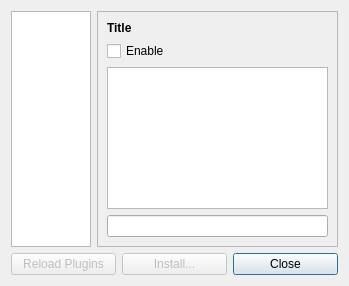
<?xml version="1.0" encoding="UTF-8"?>
<ui version="4.0">
 <class>Dialog_Plugins</class>
 <widget class="QDialog" name="Dialog_Plugins">
  <property name="geometry">
   <rect>
    <x>0</x>
    <y>0</y>
    <width>349</width>
    <height>286</height>
   </rect>
  </property>
  <property name="windowTitle">
   <string>Plugins</string>
  </property>
  <property name="windowIcon">
   <iconset theme="preferences-plugin"/>
  </property>
  <layout class="QVBoxLayout" name="verticalLayout">
   <item>
    <layout class="QHBoxLayout" name="horizontalLayout_3">
     <item>
      <widget class="QListWidget" name="listWidget">
       <property name="sizePolicy">
        <sizepolicy hsizetype="Maximum" vsizetype="Expanding">
         <horstretch>0</horstretch>
         <verstretch>0</verstretch>
        </sizepolicy>
       </property>
       <property name="minimumSize">
        <size>
         <width>80</width>
         <height>0</height>
        </size>
       </property>
       <property name="maximumSize">
        <size>
         <width>112</width>
         <height>16777215</height>
        </size>
       </property>
      </widget>
     </item>
     <item>
      <widget class="QFrame" name="frame">
       <property name="frameShape">
        <enum>QFrame::StyledPanel</enum>
       </property>
       <property name="frameShadow">
        <enum>QFrame::Raised</enum>
       </property>
       <layout class="QVBoxLayout" name="verticalLayout_2">
        <item>
         <widget class="QLabel" name="label_title">
          <property name="font">
           <font>
            <weight>75</weight>
            <bold>true</bold>
           </font>
          </property>
          <property name="text">
           <string notr="true">Title</string>
          </property>
         </widget>
        </item>
        <item>
         <widget class="QCheckBox" name="check_enable">
          <property name="text">
           <string>Enable</string>
          </property>
         </widget>
        </item>
        <item>
         <widget class="QPlainTextEdit" name="text_description">
          <property name="readOnly">
           <bool>true</bool>
          </property>
         </widget>
        </item>
        <item>
         <widget class="QLineEdit" name="text_file">
          <property name="readOnly">
           <bool>true</bool>
          </property>
         </widget>
        </item>
       </layout>
      </widget>
     </item>
    </layout>
   </item>
   <item>
    <layout class="QHBoxLayout" name="horizontalLayout">
     <item>
      <widget class="QPushButton" name="pushButton">
       <property name="enabled">
        <bool>false</bool>
       </property>
       <property name="text">
        <string>Reload Plugins</string>
       </property>
       <property name="icon">
        <iconset theme="view-refresh"/>
       </property>
      </widget>
     </item>
     <item>
      <widget class="QPushButton" name="button_add">
       <property name="enabled">
        <bool>false</bool>
       </property>
       <property name="text">
        <string>Install...</string>
       </property>
       <property name="icon">
        <iconset theme="run-build-install"/>
       </property>
      </widget>
     </item>
     <item>
      <widget class="QPushButton" name="button_close">
       <property name="text">
        <string>Close</string>
       </property>
       <property name="icon">
        <iconset theme="dialog-close"/>
       </property>
       <property name="autoDefault">
        <bool>false</bool>
       </property>
       <property name="default">
        <bool>true</bool>
       </property>
      </widget>
     </item>
    </layout>
   </item>
  </layout>
 </widget>
 <resources/>
 <connections>
  <connection>
   <sender>button_close</sender>
   <signal>clicked()</signal>
   <receiver>Dialog_Plugins</receiver>
   <slot>accept()</slot>
   <hints>
    <hint type="sourcelabel">
     <x>324</x>
     <y>268</y>
    </hint>
    <hint type="destinationlabel">
     <x>560</x>
     <y>263</y>
    </hint>
   </hints>
  </connection>
 </connections>
</ui>
